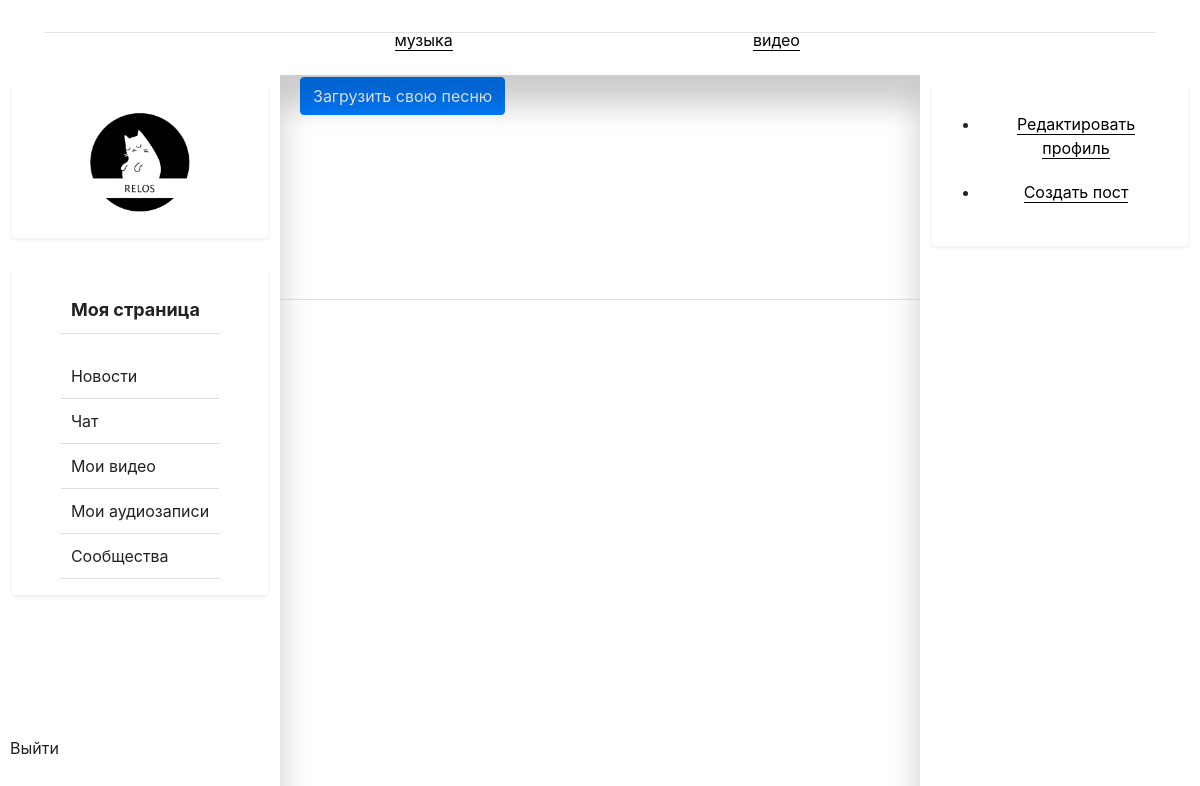
Page /music/songs/ on the earlier database version.
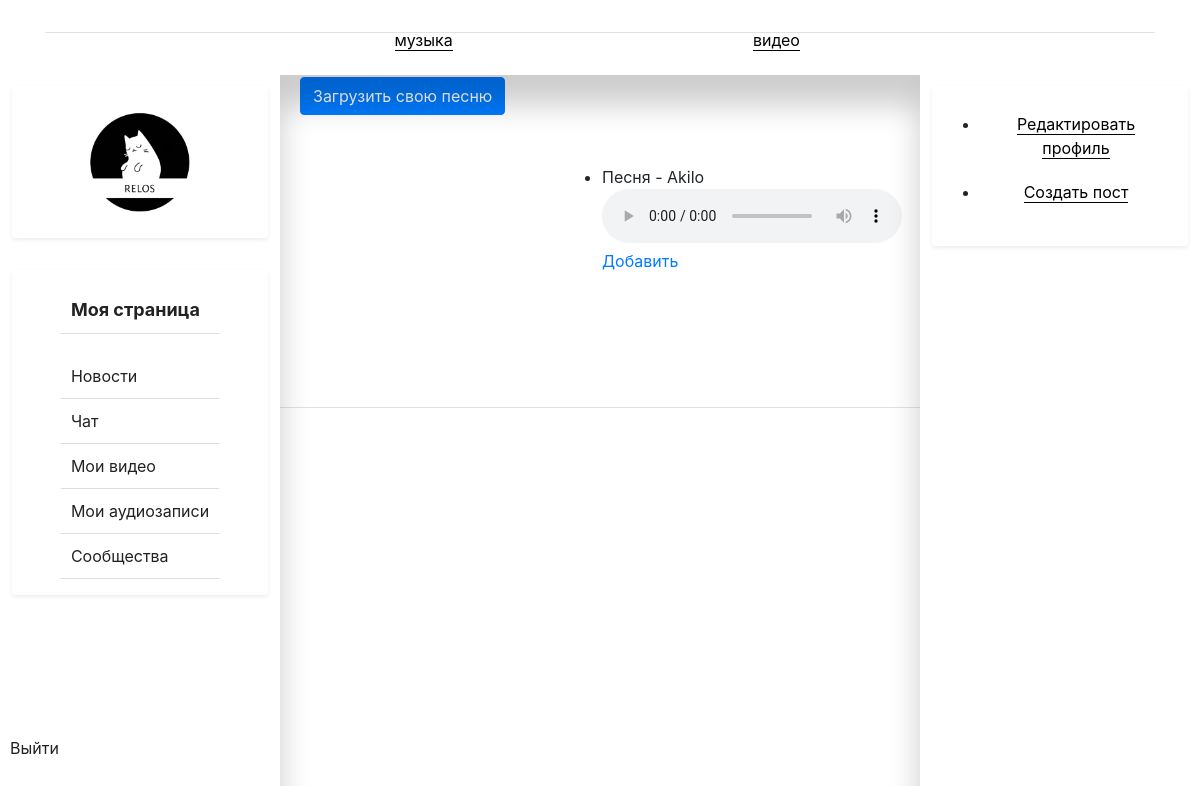
Same page on the later database version.
### music/models.py (models this page shows)
class Song(models.Model):
    title = models.CharField(max_length=100)
    artist = models.CharField(max_length=100)
    album = models.CharField(max_length=100)
    audio_file = models.FileField(upload_to='songs/')

### music/views.py (the view)
# urls.py: path('songs/', song_list, name='song_list'),
def song_list(request):
    songs = Song.objects.all()
    return render(request, 'music/song_list.html', {'songs': songs})

### relog/context_processors.py (called while the page is built)
def menu(request):
    menus = Menu.objects.order_by('order_by')
    return {'menus': menus}

### templates/music/song_list.html (shortened to what this page needs)
{% extends 'base_profile.html' %}
{% block content %}
<a class='btn btn-primary' href="{% url 'music:song_upload' %}">Загрузить свою песню</a>
    <div class="music">
          <ul>
          {% for song in songs %}
              <li>{{ song.title }} - {{ song.artist }}</li>
              <audio class='song-player' id="player" controls src="{{ song.audio_file.url }}"></audio>
            <a href="{% url 'music:add_user_song' i=song.id %}">Добавить</a>
              <br>
          {% endfor %}
          </ul>
</div>
{% endblock %}

Differences in the rows shown:
added Song: title "Песня", artist "Akilo"
